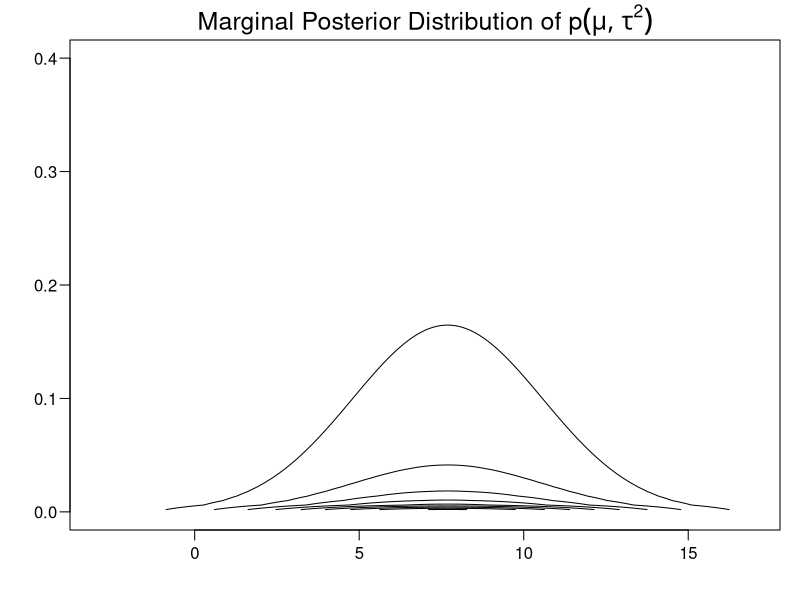

Source code (R):
data <- read.table("../SAT.dat",header = TRUE)

logpost.mutau <- function(mu, tau, y=data$esteffect, sig=data$seeffect){
	logprior <- -log(tau)/2
	loglike  <- sum(dnorm(y, mean=mu, sd=sqrt(sig^2 + tau), log = TRUE))
	logpost <- logprior + loglike
	return(logpost)
}

mugrid <- ppoints(1000)*20-3
taugrid <- ppoints(1000)*4 #per the hint

logpost <- matrix(NA,1000,1000)
for (i in 1:1000){ 
  for (j in 1:1000){
    logpost[i,j] <- logpost.mutau(mugrid[i],taugrid[j])
  }
}

post <- exp(logpost-max(logpost))
post <- post/sum(post)

par(mar=c(3.5,3.5,2,1), mgp=c(2,.65,0), las=1, cex.main=1.5)
# contour(mugrid,taugrid,post, ylim=c(0,0.6), drawlabels=FALSE, main= expression(paste("Marginal Posterior Distribution of ", plain(p)(mu,tau^2))))
contour(mugrid,taugrid,post, ylim=c(0,0.4), drawlabels=FALSE, main= expression(paste("Marginal Posterior Distribution of ", plain(p)(mu,tau^2))))